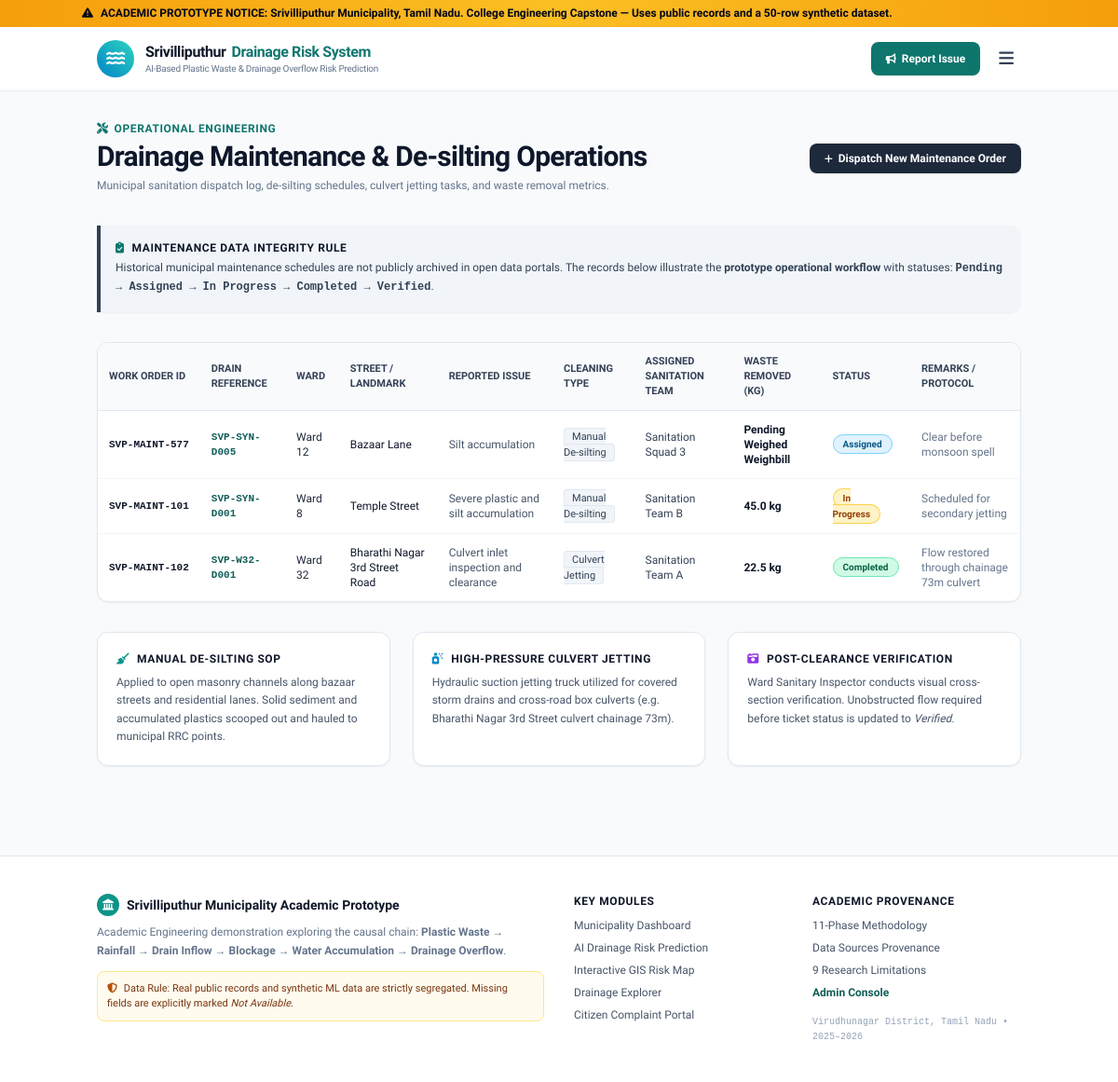
/maintenance, run on an earlier commit of the app's database.
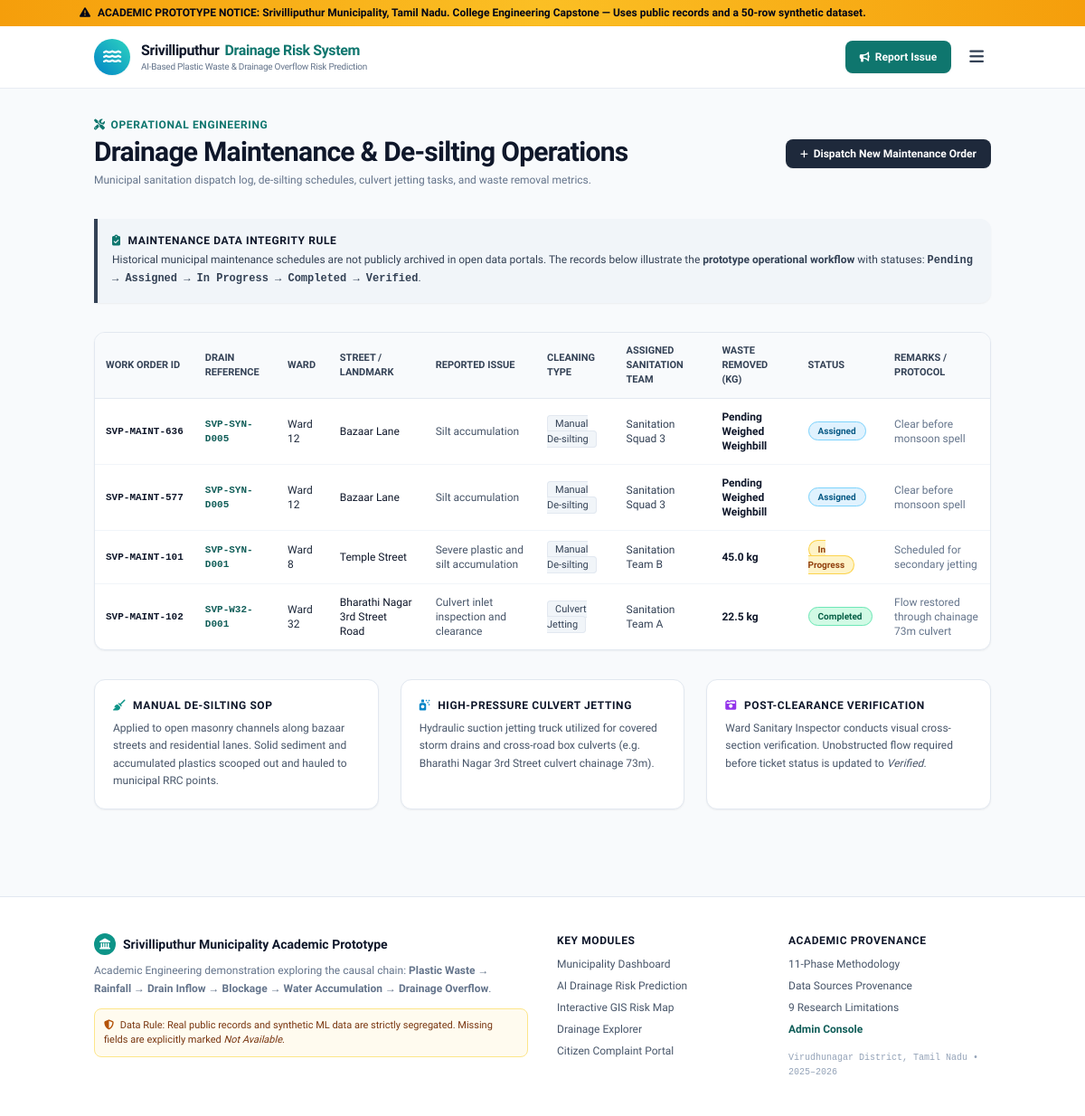
And on a later commit of the database.
### tables this page shows
CREATE TABLE maintenance_records (
        id INTEGER PRIMARY KEY AUTOINCREMENT,
        ticket_id TEXT UNIQUE NOT NULL,
        drain_id TEXT,
        ward_no INTEGER,
        street TEXT NOT NULL,
        issue_description TEXT NOT NULL,
        cleaning_type TEXT,
        cleaning_date TEXT,
        waste_removed_kg REAL,
        assigned_team TEXT,
        status TEXT NOT NULL DEFAULT 'Pending',
        completion_date TEXT,
        photo_evidence TEXT,
        remarks TEXT,
        updated_at TIMESTAMP DEFAULT CURRENT_TIMESTAMP
    );

### app.py (the view)
@app.route('/maintenance')
def maintenance():
    conn = get_db()
    c = conn.cursor()
    c.execute("SELECT * FROM maintenance_records ORDER BY updated_at DESC")
    records = [dict(row) for row in c.fetchall()]
    conn.close()
    return render_template('maintenance.html', records=records)

### app.py (called while the page is built)
def get_db():
    conn = sqlite3.connect(str(DB_PATH))
    conn.row_factory = sqlite3.Row
    return conn

@app.context_processor
def inject_global_context():
    return {
        'project_title': 'AI-Based Plastic Waste & Drainage Overflow Risk Prediction System',
        'municipality_name': 'Srivilliputhur Municipality',
        'state_name': 'Tamil Nadu',
        'prototype_disclaimer': 'Academic Demonstration Prototype — Built using public municipal records and a 50-row synthetic ML dataset. Not an official municipal deployment.',
        'current_year': '2026'
    }

### templates/maintenance.html (shortened to what the changed rows need)
{% extends "base.html" %}
{% block content %}
<div class="container mx-auto px-4 py-8">
  <div class="flex flex-col md:flex-row md:items-center justify-between gap-4 mb-8">
    <div>
      <h1 class="text-2xl md:text-3xl font-extrabold text-slate-900 tracking-tight">
        Drainage Maintenance & De-silting Operations
      </h1>
    </div>
  </div>
  <div class="bg-white border border-slate-200 rounded-xl shadow-sm overflow-hidden mb-8">
    <div class="overflow-x-auto">
      <table class="w-full text-xs text-left">
        <thead class="bg-slate-50 text-slate-700 font-semibold border-b border-slate-200 uppercase text-[11px]">
          <tr>
            <th class="px-3 py-3">Work Order ID</th>
            <th class="px-3 py-3">Drain Reference</th>
            <th class="px-3 py-3">Ward</th>
            <th class="px-3 py-3">Street / Landmark</th>
            <th class="px-3 py-3">Reported Issue</th>
            <th class="px-3 py-3">Cleaning Type</th>
            <th class="px-3 py-3">Assigned Sanitation Team</th>
            <th class="px-3 py-3">Waste Removed (kg)</th>
            <th class="px-3 py-3">Status</th>
            <th class="px-3 py-3">Remarks / Protocol</th>
          </tr>
        </thead>
        <tbody class="divide-y divide-slate-100">
          {% for m in records %}
          <tr class="hover:bg-slate-50 transition">
            <td class="px-3 py-3 font-bold text-slate-900 font-mono text-[11px] whitespace-nowrap">{{ m.ticket_id }}</td>
            <td class="px-3 py-3 font-mono text-[11px] text-teal-800 font-semibold">{{ m.drain_id if m.drain_id else 'General Ward Asset' }}</td>
            <td class="px-3 py-3">Ward {{ m.ward_no }}</td>
            <td class="px-3 py-3 font-medium text-slate-900">{{ m.street }}</td>
            <td class="px-3 py-3 text-slate-600">{{ m.issue_description }}</td>
            <td class="px-3 py-3">
              <span class="px-2 py-0.5 rounded text-[11px] font-medium bg-slate-100 text-slate-700 border border-slate-200">
                {{ m.cleaning_type if m.cleaning_type else 'Manual De-silting' }}
              </span>
            </td>
            <td class="px-3 py-3 text-slate-700 font-medium">{{ m.assigned_team if m.assigned_team else 'Pending Squad Assignment' }}</td>
            <td class="px-3 py-3 font-bold text-slate-900">
              {{ m.waste_removed_kg ~ ' kg' if m.waste_removed_kg else 'Pending Weighed Weighbill' }}
            </td>
            <td class="px-3 py-3">
              <span class="px-2.5 py-1 rounded-full text-[10px] font-bold {% if m.status == 'Completed' %}bg-emerald-100 text-emerald-800 border border-emerald-300{% elif m.status == 'In Progress' %}bg-amber-100 text-amber-800 border border-amber-300{% else %}bg-sky-100 text-sky-800 border border-sky-300{% endif %}">
                {{ m.status }}
              </span>
            </td>
            <td class="px-3 py-3 text-slate-500 max-w-xs">{{ m.remarks if m.remarks else 'Standard municipal sanitation SOP.' }}</td>
          </tr>
          {% endfor %}
        </tbody>
      </table>
    </div>
  </div>
</div>
{% endblock %}

What changed in the data, as far as the page shows it:
added maintenance_records: ticket_id "SVP-MAINT-636", drain "SVP-SYN-D005", ward_no "12", street "Bazaar Lane", issue_description "Silt accumulation", cleaning_type "Manual De-silting", assigned_team "Sanitation Squad 3", waste_removed_kg "Pending Weighed Weighbill", status "Assigned", remarks "Clear before monsoon spell"
